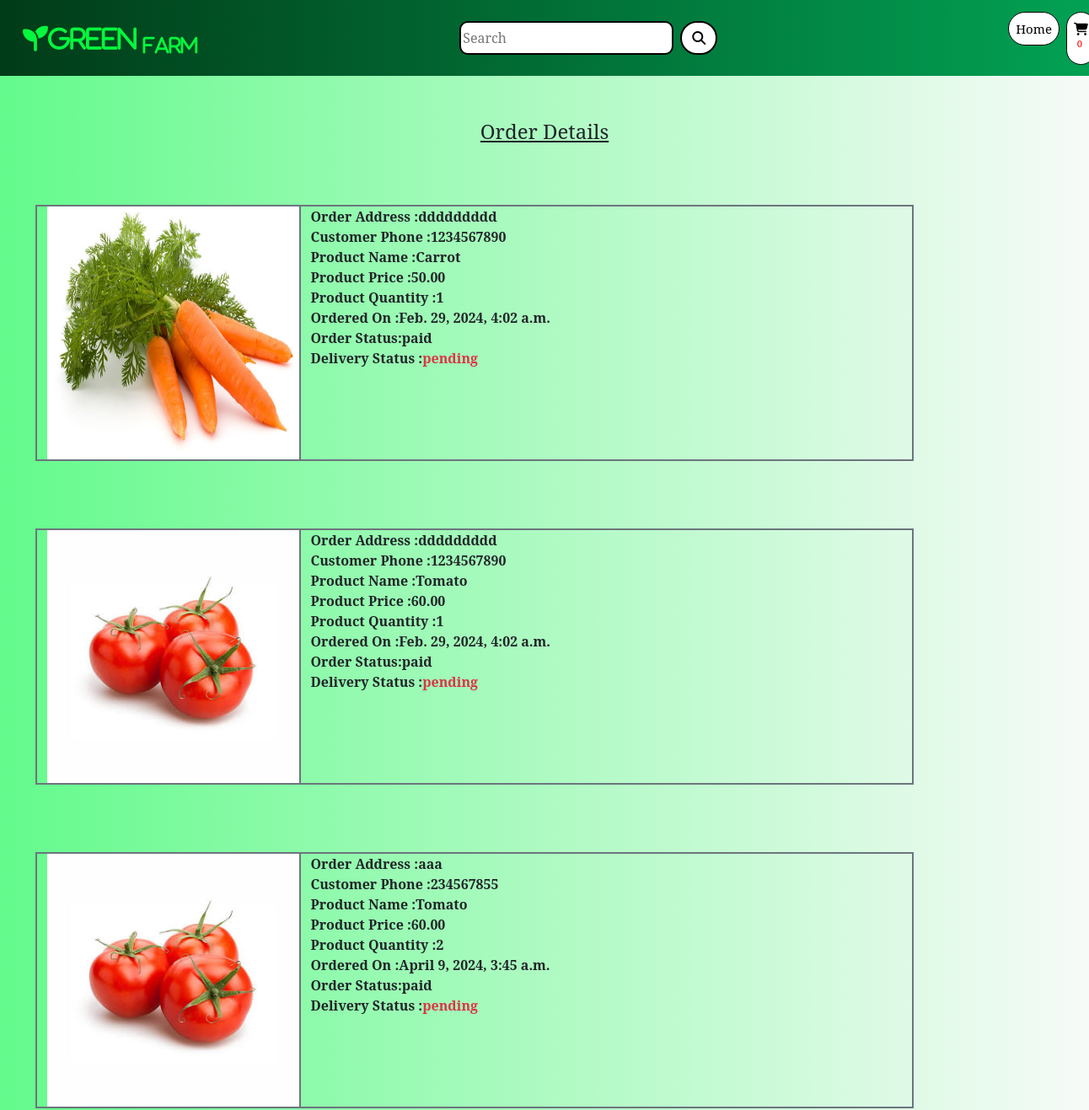
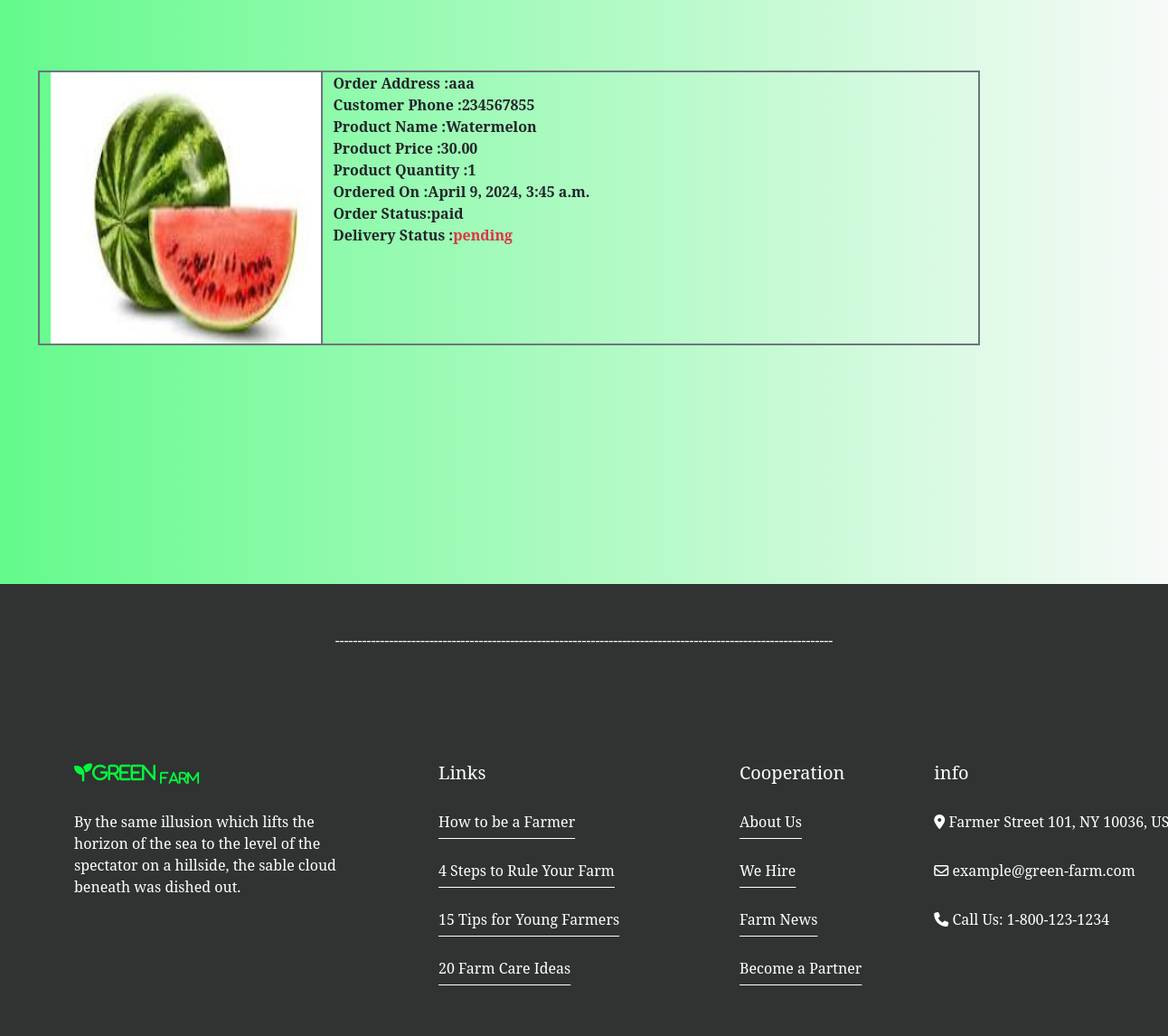
The page /cart/order_view (signed in) on the database its author committed (2 pictures, top to bottom).
### cart/models.py (models this page shows, shortened)
class Order(models.Model):
    product = models.ForeignKey(Product, on_delete=models.CASCADE)
    user = models.ForeignKey(User, on_delete=models.CASCADE)
    no_of_items = models.IntegerField()
    address = models.TextField()
    phone = models.CharField(max_length=30)
    order_status = models.CharField(max_length=20, default="pending")
    delivery_status = models.CharField(max_length=20, default="pending")
    date_ordered = models.DateTimeField(auto_now_add=True)

### shop/models.py (models this page shows)
class Product(models.Model):
    name = models.CharField(max_length=200)
    desc = models.TextField()
    image = models.ImageField(upload_to='shop/products', blank=True, null=True)
    price = models.DecimalField(max_digits=10, decimal_places=2)
    category = models.ForeignKey(Category, on_delete=models.CASCADE)
    stock = models.IntegerField()
    available = models.BooleanField(default=True)
    created = models.DateTimeField(auto_now_add=True)
    updated = models.DateTimeField(auto_now=True)
    def __str__(self):
        return self.name

### cart/views.py (the view)
# urls.py: path('order_view', views.order_view, name="order_view"),
def order_view(request):
    u = request.user
    o = Order.objects.filter(user=u)
    return render(request, 'orderview.html', {'order': o, 'user': u})

### cart/context_processors.py (called while the page is built)
def product_count(request):
    item_count = 0
    if request.user.is_authenticated:
        u = request.user
    try:
        cart = Cart.objects.filter(user=u)
        for i in cart:
            item_count = item_count + i.quantity
    except:
        item_count = 0
    return {'count': item_count}

### template/orderview.html
{% extends 'base.html' %}
{% load static %}
{% block content %}
<div class="container-fluid mt-5" style="margin-bottom:50px;margin-top:100px;">
    <h2 class="text-center pb-5">Customer Name :{{user}}</h2>
        <h4 class="text-center pb-5" style="text-decoration:underline;">Order Details</h4>
    {% for i in order %}
    <div class="row pb-5" style="margin-left:30px;">
        <div class="col-md-3 my-3 border border-2 border-secondary">
           <center> <img src="{{i.product.image.url}}" height="300px" width="300px"></center>
        </div>
        <div class="col-md-7 my-3 border border-2 border-secondary">
            <b>Order Address :{{i.address}}</b><br>
            <b>Customer Phone :{{i.phone}}</b><br>
            <b>Product Name :{{i.product}}</b><br>
            <b>Product Price :{{i.product.price}}</b><br>
            <b>Product Quantity :{{i.no_of_items}}</b><br>
            <b>Ordered On :{{i.date_ordered}}</b><br>
            <b>Order Status:{{i.order_status}}</b><br>
            <b>Delivery Status :<span class="text-danger">{{i.delivery_status}}</span></b><br>
        </div>
    </div>
    {% endfor %}
</div>
{% endblock %}

### static/css/style2.css (style rules this page uses)
body { font-family: 'Noto Serif', serif; }

### rows shown on the page
Order: product.image (picture), address "ddddddddd", phone "1234567890", product "Carrot", product.price "50.00", no_of_items "1", date_ordered "Feb. 29, 2024, 4:02 a.m.", order_status "paid", delivery_status "pending"
Order: product.image (picture), address "ddddddddd", phone "1234567890", product "Tomato", product.price "60.00", no_of_items "1", date_ordered "Feb. 29, 2024, 4:02 a.m.", order_status "paid", delivery_status "pending"
Order: product.image (picture), address "aaa", phone "234567855", product "Tomato", product.price "60.00", no_of_items "2", date_ordered "April 9, 2024, 3:45 a.m.", order_status "paid", delivery_status "pending"
Order: product.image (picture), address "aaa", phone "234567855", product "Watermelon", product.price "30.00", no_of_items "1", date_ordered "April 9, 2024, 3:45 a.m.", order_status "paid", delivery_status "pending"

### other values the page prints
{{ count }} "0"
